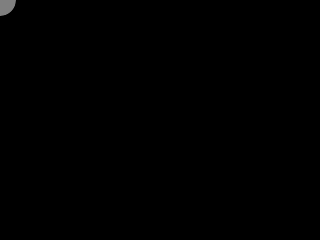
Frame 1 (no input)
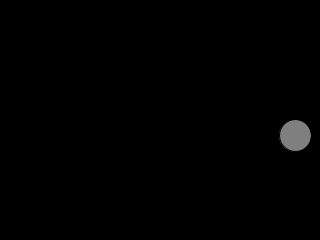
Frame 60 (the mouse pressed at the canvas centre just before this capture)
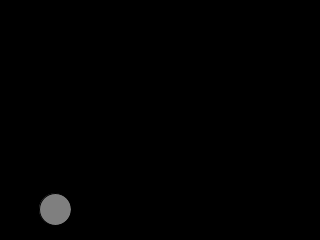
Frame 120 (the mouse held since frame 60 and released just before this capture)

The Processing sketch that drew these frames (run headless with seeded random() and noise(); from frame 60 on, the mouse is pressed at the canvas centre):

// Processing sketch: All_About_Functions
// ── All_About_Functions.pde
void setup()

{
 size (320,240);
 
}

float x = 0;
float y = 0;
float xspeed = 5;
float yspeed = 2.3;

void draw()

{
  background(0);
  displayBall();
  moveBall();
  checkEdges();
}


void displayBall()
 {
   stroke(0);
   fill(127);
   ellipse(x,y,32,32);
   
 }
 
  void moveBall()
  {
    x = x +xspeed;
    y = y +yspeed;
    
  }
  
  void checkEdges()
  {
   if (x > width || x < 0)
   {
     xspeed = xspeed * -1;
   }
   
   if (y > height || y < 0)
   {
     yspeed = yspeed * -1;
   }
  }
